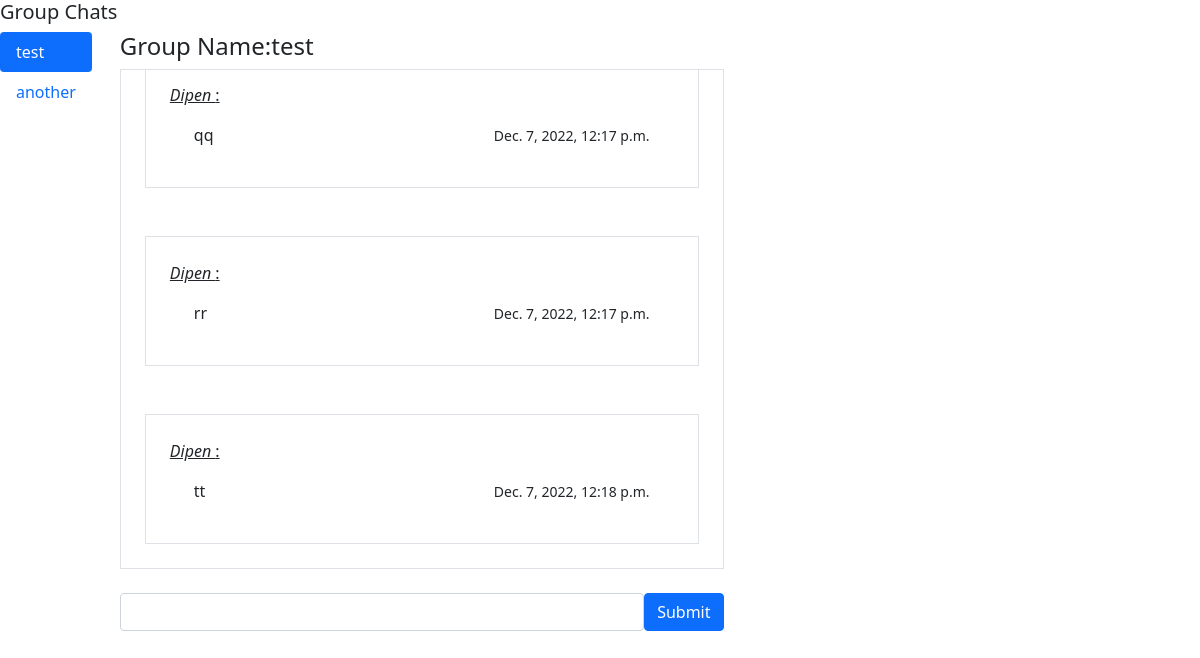
/g/test/ (signed in), run on the app's committed database.
### websockets/models.py (models this page shows, shortened)
class GroupMember(models.Model):
    group = models.ForeignKey(Group, on_delete=models.CASCADE, related_name='member')
    user = models.ForeignKey(User, on_delete=models.CASCADE, related_name='group_member')

class Group(models.Model):
    name = models.CharField(max_length=255)
    user = models.ForeignKey(User, on_delete=models.CASCADE, related_name='group')
    objects = GroupManager()

class Chat(models.Model):
    content = models.TextField()
    group = models.ForeignKey(Group, on_delete=models.CASCADE, related_name='chat')
    user = models.ForeignKey(User, on_delete=models.CASCADE, related_name='chat')
    timestamp = models.DateTimeField(auto_now_add=True)

### dashboard/views.py (the view)
# urls.py: path("g/<str:group_name>/", HomePage.as_view())
class HomePage(ListView):
    template_name = "dashboard/homepage.html"
    def get_queryset(self):
        return GroupMember.objects.filter(user = self.request.user)
    def get_context_data(self, **kwargs):
        context = super().get_context_data(**kwargs)
        context['chats'] = Group.objects.chats(user = self.request.user, name=self.kwargs['group_name']).order_by('-timestamp')
        context['group_name'] = self.kwargs['group_name']
        return context

### websockets/models.py (called while the page is built)
    def chats(self, name, user):
        gm = GroupMember.objects.filter(group__name=name, user=user)
        if gm:
            return self.get(name=name, user=gm.first().group.user).chat.all()
        else:
            return False

    def get_queryset(self):
        return GroupQuerySet(self.model, using=self._db)

    def chats(self, name, user):
        return self.get_queryset().chats(name, user)

### dashboard/templates/dashboard/homepage.html (shortened to what this page needs)
{% extends 'base.html' %} {% block content %}
{% include 'dashboard/sidenav.html' %}
{% endblock content %}

### dashboard/templates/dashboard/sidenav.html (shortened to what this page needs)
<h5>Group Chats</h5>
<div class="d-flex align-items-start">
  <div
    class="nav flex-column nav-pills me-3"
    id="v-pills-tab"
    role="tablist"
    aria-orientation="vertical"
  >
    {% for group in object_list %}
    <a
      class="nav-link {% if group.group.name == group_name %}active{% endif %}"
      href="/g/{{group.group.name}}/"
    >
      {{group.group.name}}
    </a>
    {% endfor %}
  </div>
  <div class="tab-content" id="v-pills-tabContent">
    <div
      class="tab-pane fade show active"
      id="v-pills-{{group_name}}"
      role="tabpanel"
      aria-labelledby="v-pills-{{group_name}}-tab"
    >
      <div class="container">
          <h4>Group Name:{{group_name}}</h4>
        <div
          class="border"
          id="chat_logs"
          style="
            max-height: 500px;
            overflow-y: auto;
            display: flex;
            flex-direction: column-reverse;
          "
        >
        {% for chat in chats %}
            {% if chat.group.name == group_name %}
            <div class="border m-4 p-4">
              <p><u><em>{% if request.user == chat.user %}You{% else %}{{chat.user|title}}
                  {% endif %}</em> :</u></p>
              <div class="d-flex mx-4">
                  <p style="width:300px; word-wrap: break-word;">
                      {{chat.content}}
                  </p>
                  <p><small class="">{{chat.timestamp}}</small></p>
              </div>
            </div>
            {% endif %}
          {% endfor %}
        </div>
        <br />
        <div class="d-flex">
          <input class="form-control" type="text" id="chat_input" />
          <button class="btn btn-primary" type="submit" id="chat_submit">
            Submit
          </button>
        </div>
      </div>
    </div>
  </div>
</div>

### data on the page
GroupMember: group.name "test"
GroupMember: group.name "another"
Group: name "test"
Chat: user "Dipen", content "tt", timestamp "Dec. 7, 2022, 12:18 p.m."
Chat: user "Dipen", content "rr", timestamp "Dec. 7, 2022, 12:17 p.m."
Chat: user "Dipen", content "qq", timestamp "Dec. 7, 2022, 12:17 p.m."
